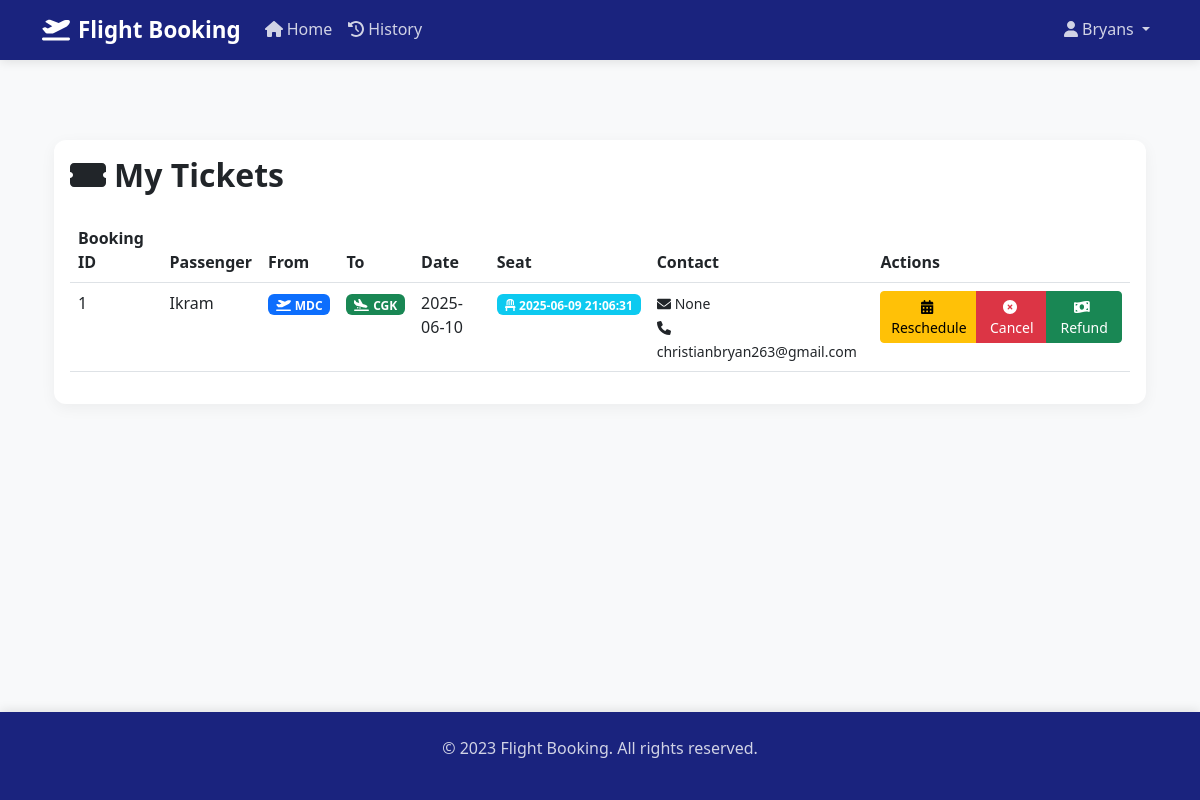
Before: /tickets (signed in) with the older database file.
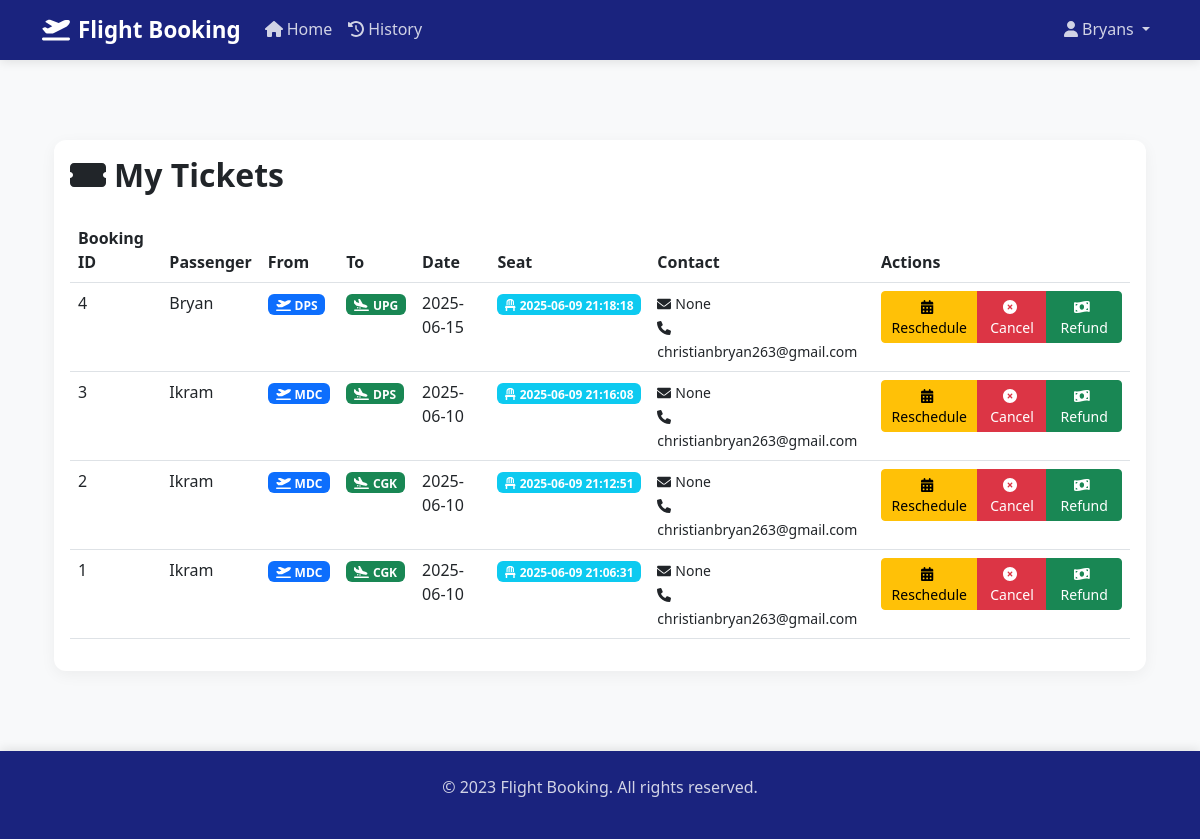
After: the same page with the newer database file.
### tables this page shows
CREATE TABLE bookings (
        id INTEGER PRIMARY KEY AUTOINCREMENT,
        user_id INTEGER NOT NULL,
        passenger_name TEXT NOT NULL,
        departure_airport TEXT NOT NULL,
        destination_airport TEXT NOT NULL,
        booking_date TEXT NOT NULL,
        created_at TIMESTAMP DEFAULT CURRENT_TIMESTAMP, seat_number TEXT,
        FOREIGN KEY (user_id) REFERENCES users(id)
    );

CREATE TABLE users (
        id INTEGER PRIMARY KEY AUTOINCREMENT,
        username TEXT UNIQUE NOT NULL,
        password TEXT NOT NULL,
        full_name TEXT NOT NULL,
        email TEXT UNIQUE NOT NULL,
        phone TEXT,
        address TEXT,
        created_at TIMESTAMP DEFAULT CURRENT_TIMESTAMP
    );

### app.py (the view)
@app.route("/tickets")
def tickets():
    if 'user_id' not in session:
        flash('Please login first', 'warning')
        return redirect(url_for('login'))
    conn = get_db_connection()
    cursor = conn.cursor()
    cursor.execute('''
        SELECT b.*, u.email, u.phone
        FROM bookings b
        JOIN users u ON b.user_id = u.id
        WHERE b.user_id = ?
        ORDER BY b.created_at DESC
    ''', (session['user_id'],))
    tickets = cursor.fetchall()
    conn.close()
    return render_template('tickets.html', tickets=tickets)

### app.py (called while the page is built)
@app.context_processor
def inject_now():
    return {'now': datetime.now()}

### database.py (called while the page is built)
def get_db_connection():
    conn = sqlite3.connect("data.db")
    conn.row_factory = sqlite3.Row
    return conn

### templates/tickets.html (shortened to what the changed rows need)
{% extends "base.html" %}
{% block content %}
<div class="container py-5">
    <div class="row">
        <div class="col-12">
            <div class="card">
                <div class="card-body">
                    <h2 class="card-title mb-4">
                        <i class="fas fa-ticket-alt me-2"></i>My Tickets
                    </h2>
                    {% if tickets %}
                    <div class="table-responsive">
                        <table class="table table-hover">
                            <thead>
                                <tr>
                                    <th>Booking ID</th>
                                    <th>Passenger</th>
                                    <th>From</th>
                                    <th>To</th>
                                    <th>Date</th>
                                    <th>Seat</th>
                                    <th>Contact</th>
                                    <th>Actions</th>
                                </tr>
                            </thead>
                            <tbody>
                                {% for ticket in tickets %}
                                <tr>
                                    <td>{{ ticket[0] }}</td>
                                    <td>{{ ticket[2] }}</td>
                                    <td>
                                        <span class="badge bg-primary">
                                            <i class="fas fa-plane-departure me-1"></i>{{ ticket[3] }}
                                        </span>
                                    </td>
                                    <td>
                                        <span class="badge bg-success">
                                            <i class="fas fa-plane-arrival me-1"></i>{{ ticket[4] }}
                                        </span>
                                    </td>
                                    <td>{{ ticket[5] }}</td>
                                    <td>
                                        {% if ticket[6] %}
                                        <span class="badge bg-info">
                                            <i class="fas fa-chair me-1"></i>{{ ticket[6] }}
                                        </span>
                                        {% else %}
                                        <span class="badge bg-warning">
                                            <i class="fas fa-exclamation-circle me-1"></i>Not Selected
                                        </span>
                                        {% endif %}
                                    </td>
                                    <td>
                                        <small>
                                            <i class="fas fa-envelope me-1"></i>{{ ticket[7] }}<br>
                                            <i class="fas fa-phone me-1"></i>{{ ticket[8] }}
                                        </small>
                                    </td>
                                    <td>
                                        <div class="btn-group">
                                            {% if not ticket[6] %}
                                            <a href="{{ url_for('seat_selection', booking_id=ticket[0]) }}"
                                               class="btn btn-sm btn-primary">
                                                <i class="fas fa-chair me-1"></i>Select Seat
                                            </a>
                                            {% else %}
                                            <a href="{{ url_for('reschedule', booking_id=ticket[0]) }}"
                                               class="btn btn-sm btn-warning">
                                                <i class="fas fa-calendar-alt me-1"></i>Reschedule
                                            </a>
                                            <a href="{{ url_for('cancel_ticket', booking_id=ticket[0]) }}"
                                               class="btn btn-sm btn-danger">
                                                <i class="fas fa-times-circle me-1"></i>Cancel
                                            </a>
                                            <a href="{{ url_for('refund', booking_id=ticket[0]) }}"
                                               class="btn btn-sm btn-success">
                                                <i class="fas fa-money-bill-wave me-1"></i>Refund
                                            </a>
                                            {% endif %}
                                        </div>
                                    </td>
                                </tr>
                                {% endfor %}
                            </tbody>
                        </table>
                    </div>
                    {% endif %}
                </div>
            </div>
        </div>
    </div>
</div>
{% endblock %}

Changed rows visible on the page:
added bookings: id "4", passenger_name "Bryan", departure_airport "DPS", destination_airport "UPG", booking_date "2025-06-15", created_at "2025-06-09 21:18:18", ticket "None", email "christianbryan263@gmail.com"
added bookings: id "3", passenger_name "Ikram", departure_airport "MDC", destination_airport "DPS", booking_date "2025-06-10", created_at "2025-06-09 21:16:08", ticket "None", email "christianbryan263@gmail.com"
added bookings: id "2", passenger_name "Ikram", departure_airport "MDC", destination_airport "CGK", booking_date "2025-06-10", created_at "2025-06-09 21:12:51", ticket "None", email "christianbryan263@gmail.com"
